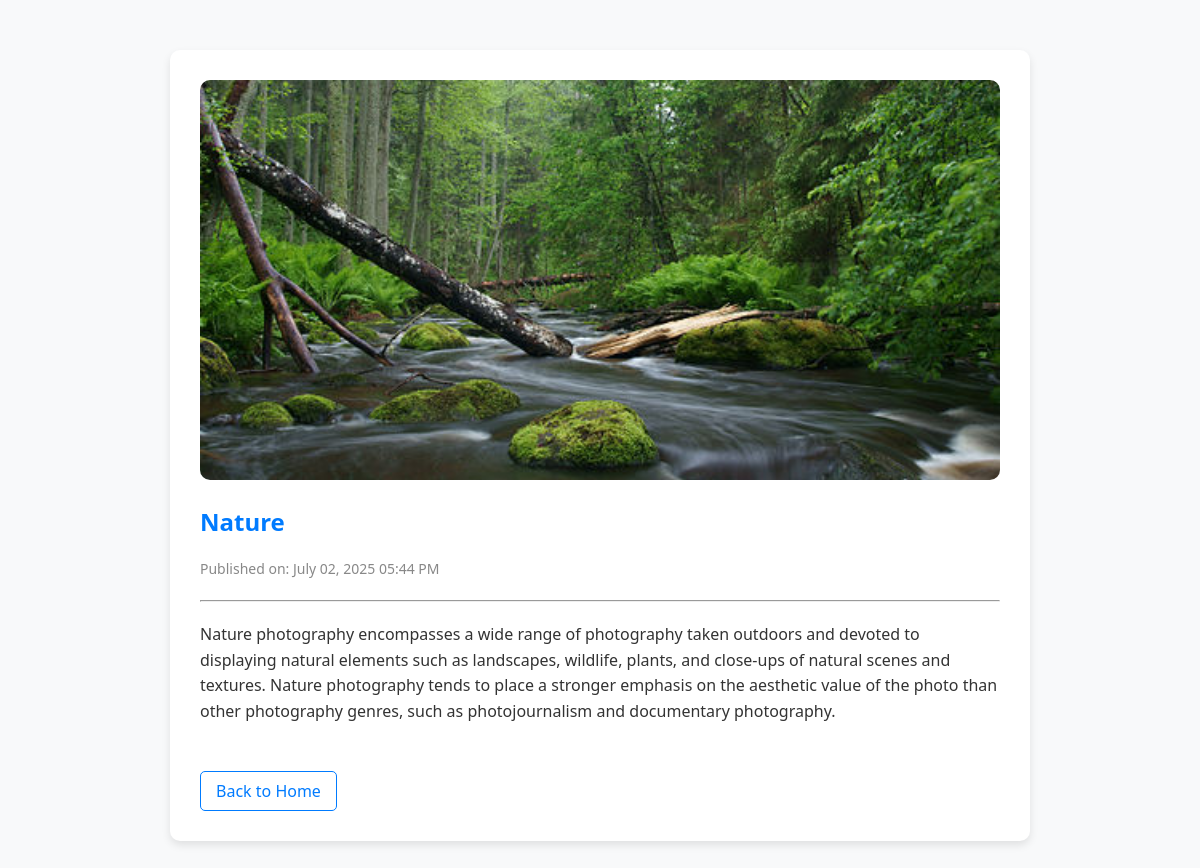
/1/, run on the app's committed database.
### blog/models.py (models this page shows, shortened)
class Post(models.Model):
    title = models.CharField(max_length=100)
    public_date = models.DateTimeField()
    image = models.ImageField(upload_to="images")
    body = models.TextField()
    def pub_date(self):
        return self.public_date.strftime("%B %d, %Y %I:%M %p")

### blog/views.py (the view)
# urls.py: path("<int:blog_id>/", views.detail,name="detail"),
def detail(request, blog_id):
    details = get_object_or_404(Post,pk =blog_id)
    return render(request, 'details.html', {'post': details})

### blog/templates/details.html (shortened to what this page needs)
<!DOCTYPE html>
<html lang="en">
<head>
</head>
<body>
<div class="container">
    <img src="{{ post.image.url }}" alt="{{ post.title }}" class="post-image">
    <h2>{{ post.title }}</h2>
    <p class="post-meta">Published on: {{ post.pub_date }}</p>
    <hr>
    <p>{{ post.body }}</p>
    <a href="/" class="back-button">Back to Home</a>
</div>
</body>
</html>

### blog/templates/details.html (style rules this page uses)
body { font-family: 'Segoe UI', Tahoma, Geneva, Verdana, sans-serif; background-color: #f8f9fa; color: #333; margin: 0; padding: 0; }
.container { max-width: 800px; margin: 50px auto; background-color: #ffffff; box-shadow: 0 4px 8px rgba(0,0,0,0.1); border-radius: 10px; padding: 30px; }
h2 { color: #007bff; }
.post-image { width: 100%; height: 400px; object-fit: cover; border-radius: 10px; }
.post-meta { font-size: 14px; color: #888; }
.back-button { display: inline-block; margin-top: 30px; text-decoration: none; color: #007bff; border: 1px solid #007bff; padding: 8px 15px; border-radius: 5px; transition: all 0.3s ease; }
hr { margin: 20px 0; }
p { line-height: 1.6; }

### data on the page
Post: image (picture), title "Nature", pub_date "July 02, 2025 05:44 PM", body "Nature photography encompasses a wide range of photography taken outdoors and devoted to displaying natural elements such as landscapes, wildlife, plants, and close-ups of natural scenes and textures. Nature photography tends to place a stronger emphasis on the aesthetic value of the photo than other photography genres, such as photojournalism and documentary photography."
